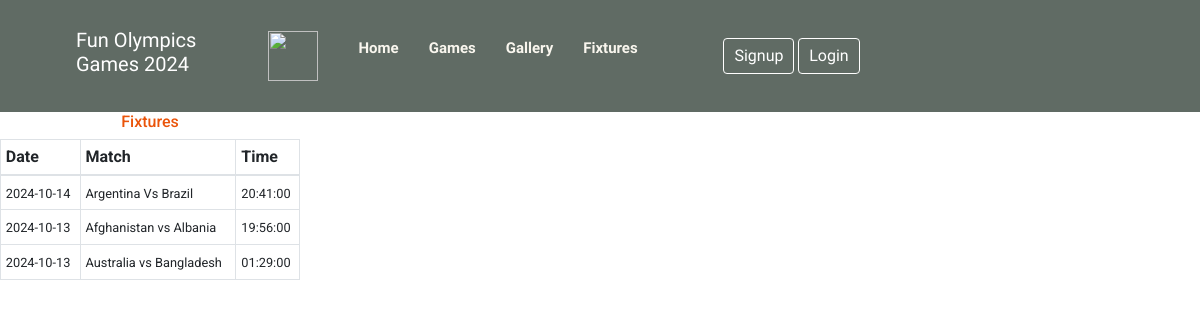
The page /fix.php on the database its author committed.
### tables this page shows
CREATE TABLE `fixtures` (
  `fid` int(255) NOT NULL,
  `fixture_date` date NOT NULL,
  `fixture_title` varchar(255) NOT NULL,
  `fixture_time` time NOT NULL,
  `fixture_category` varchar(255) NOT NULL,
  `fixture_countries` varchar(255) NOT NULL
);

### fix.php (the view, shortened to what this page needs)
<?php include "functions.php" ?>
<!DOCTYPE html>
<html lang="en">
<head>
    <link rel="stylesheet" href="https://stackpath.bootstrapcdn.com/bootstrap/4.5.0/css/bootstrap.min.css">
    <link rel="stylesheet" href="css/index.css">
    <link rel="stylesheet" href="https://cdnjs.cloudflare.com/ajax/libs/font-awesome/5.15.2/css/all.min.css">
</head>
<body>
        <div class="navbar">
        <div class="navbar-container">
            <div class="logo-container">
                <h1 class="logo">Fun Olympics Games 2024</h1>
            </div>
            <img src="images/ol.png" height="50" width="50" alt=""></a>
            <div class="menu-container">
                <ul class="menu-list">
                    <li class="menu-list-item active"><a href='./guest.php'>Home</a></li>
                    <li class="menu-list-item"><a href='./game.php'>Games</a></li>
                    <li class="menu-list-item"><a href='./gallery1.php'>Gallery</a></li>
                    <li class="menu-list-item"><a href="./fix.php">Fixtures</a></li>
                </ul>
            </div>
            <div class="profile-container align-end">
                <a href="register.php">
                    <button class="btn">Signup</button>
                </a>
                <a href="login.php">
                    <button class="btn">Login</button>
                </a>
            </div>
        </div>
    </div>
</body>
</html>
    <div class="container-fluid">
<body>
<div class="row">
    <div class="col-md-3" id="left-fixed">
        <h6 class="text-center" style="color:#ea540a;">Fixtures</h6>
        <div class="row fixtures">
            <div class="table-responsive">
                <table class="table table-bordered table-sm table-hover">
                    <thead>
                        <tr>
                            <th>Date</th>
                            <th>Match</th>
                            <th>Time</th>
                        </tr>
                    </thead>
                    <tbody>
                        <?php
                    $query = "SELECT * FROM fixtures ORDER BY fixture_date DESC LIMIT 4";
                    $select_fixtures = mysqli_query($connection, $query);
                    while($row = mysqli_fetch_assoc($select_fixtures)) {
                        $fixture_date                = $row['fixture_date'];
                        $fixture_title     = $row['fixture_title'];
                        $fixture_time     = $row['fixture_time'];
                        echo "<tr>";
                    echo "<td><small>$fixture_date</small></td>";
                    echo "<td><small>$fixture_title</small></td>";
                    echo "<td><small>$fixture_time</small></td>";
                    echo "</tr>";
                    }
                    ?>
                    </tbody>
                </table>
            </div>
        </div>
    </div>
</div>
</body>
</html>

### index.css (style rules this page uses)
body { font-family: 'Josefin Sans', sans-serif; box-sizing: border-box; margin: 0; padding: 0; position: relative; }
.logo { padding: 20px 10px; }
.navbar { background: #606b64; width:100%; font-size: 15px; font-weight: bold; height: max-content; }
.menu-container { flex: 6; }
.menu-list { display: flex; list-style: none; }
.menu-list-item { margin-right: 30px; }
.menu-list-item a { text-decoration: none; color:inherit }
.menu-list-item.active { font-weight: bold; }
.btn { background-color: #606b64; border-radius: 5px; font-weight: bold; color: white; font-size: 20px; padding: 5px 10px !important; }
.profile-container { flex: 2; display: flex; align-items: center; justify-content: flex-end; }

### fix.php (style rules this page uses)
.navbar { background: #606b64; width:100%; font-size: 15px; font-weight: bold; height: max-content; }
.navbar-container { display: flex; align-items: center; padding: 0 50px; height: 100%; color: rgb(249, 246, 238); font-family: "Sen", sans-serif; }
.btn { cursor: pointer; outline: 0; display: inline-block; font-weight: 400; line-height: 1.5; text-align: center; background-color: transparent; border: 1px solid transparent; padding: 6px 12px; font-size: 1rem; border-radius: .25rem; transition: color .15s ease-in-out,background-color .15s ease-in-out,border-color .15s ease-in-out,box-shadow .15s ease-in-out; color: white; border-color: white; }
h1 { color:black; font-size:15px; padding-top:10px; }
* { margin: 0; }
body { font-family: "Roboto", sans-serif; }
.logo-container { flex: 3; }
.logo { font-size: 20px; color:white; }
.menu-container { flex: 6; }
.menu-list { display: flex; list-style: none; }
.menu-list-item { margin-right: 30px; }
.menu-list-item.active { font-weight: bold; }
.profile-container { flex: 2; display: flex; align-items: center; justify-content: flex-end; }

### rows shown on the page
fixtures: fixture_date "2024-10-14", fixture_title "Argentina Vs Brazil", fixture_time "20:41:00"
fixtures: fixture_date "2024-10-13", fixture_title "Afghanistan vs Albania", fixture_time "19:56:00"
fixtures: fixture_date "2024-10-13", fixture_title "Australia vs Bangladesh", fixture_time "01:29:00"
